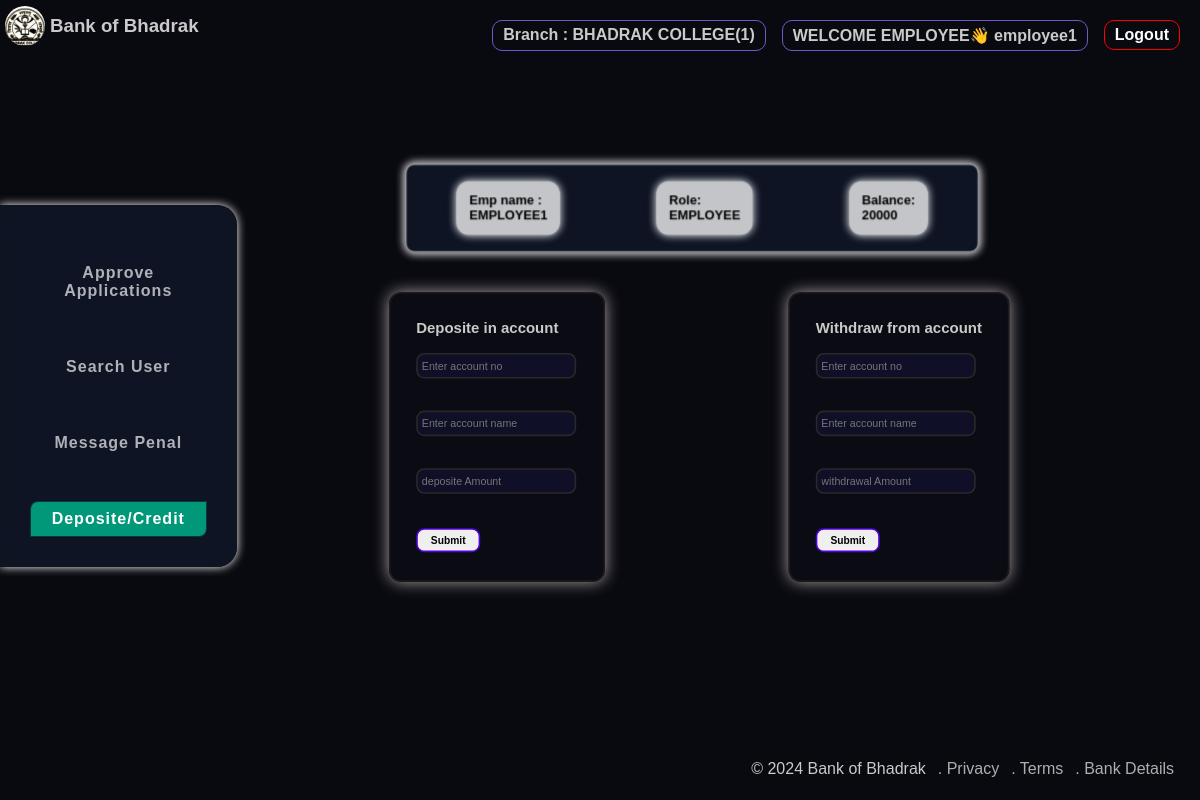
Page /bank/components/staff/depoWithdraw.php (signed in) on the committed database.
### tables this page shows
CREATE TABLE `branch` (
  `id` int(11) NOT NULL,
  `name` varchar(50) NOT NULL,
  `code` varchar(50) NOT NULL
);

CREATE TABLE `staffs` (
  `id` int(11) NOT NULL,
  `sname` varchar(50) NOT NULL,
  `password` varchar(50) NOT NULL,
  `branch` varchar(50) NOT NULL,
  `role` varchar(50) NOT NULL,
  `balance` int(11) NOT NULL
);

### bank/components/staff/depoWithdraw.php (the view, shortened to what this page needs)
<html lang="en">
<head>
    <link rel="stylesheet" href="style.css">
</head>
<?php
            require "db.php";
            $userId=$_SESSION['userId'];
            $sql="SELECT * FROM staffs WHERE sname='$userId'";
            $result=mysqli_query($conn,$sql);
            $row=mysqli_fetch_array($result);
            $name=$row['sname'];
            $branchId=$row['branch'];
            $role=$row['role'];
            $balance=$row['balance'];
            $sqlb="SELECT * FROM branch WHERE id='$branchId';";
            $result=mysqli_query($conn,$sqlb);
            $row=mysqli_fetch_array($result);
            $branchName=$row['name'];
        ?>
<body>
    <nav>
        <div class="logo">
            <a href="#"><img src="/bank/images/logo.jpg" alt=""></a>
            <h3>Bank of Bhadrak</h3>
        </div>
        <div class="icons">
             <ul>
                <li id="welcome" style="cursor:pointer;"> Branch : <?php echo $branchName?>(<?php echo $branchId?>)</li>
                <li id="welcome" style="cursor:pointer;">WELCOME EMPLOYEE👋 <?php echo $userId ?></li>
                <a href="/bank/logout.php">
                    <li id="logout">Logout</li>
                </a>
            </ul>
        </div>
    </nav>
    <main>
        <div class="dashboard">
            <ul class="elem">
                <a href="approve.php">
                    <li>Approve Applications</li>
                </a>
                <a href="employee_dashboard.php">
                    <li >Search User</li>
                </a>
                <a href="message.php">
                    <li>Message Penal</li>
                </a>
                <a href="depoWithdraw.php">
                    <li style="background:#009879; color:white;">Deposite/Credit</li>
                </a>
            </ul>
        </div>
        <div class="hero">
            <div class="column">
                <div class="row">
                    <div>
                        Emp name : <br> <?php echo strtoupper($name) ?>
                    </div>
                </div>
                <div class="row">
                    <div>
                        Role: <br> <?php echo strtoupper($role) ?>
                    </div>
                </div>
                <div class="row">
                    <div>
                        Balance: <br> <?php echo $balance ?>
                    </div>
                </div>
            </div>
            <div class="depoWithdraw">
                <div class="deposite">
                    <form class="form table" action="" method="post">
                        <h3>Deposite in account</h3>
                        <input type="number" name="accno" placeholder="Enter account no" required>
                        <input type="text" name="name" placeholder="Enter account name" required>
                        <input type="number" name="damount" id="damount" placeholder="deposite Amount" required>
                        <button name="deposite">Submit</button>
                    </form>
                </div>
                <div class="withdraw">
                    <form class="form table" action="" method="post">
                        <h3>Withdraw from account</h3>
                        <input type="number" name="accno" placeholder="Enter account no" required>
                        <input type="text" name="name" placeholder="Enter account name" required>
                        <input type="number" name="wamount" id="wamount" placeholder="withdrawal Amount" required>
                        <button name="withdraw">Submit</button>
                    </form>
                </div>
            </div>
        </div>
</body>
<footer style="display:flex; justify-content:flex-end; gap:12px; transform:translateX(-26px);">
            <div>&copy; 2024 Bank of Bhadrak</div>
            <div><a href="/bank/privacy.php">. Privacy</a></div>
            <div><a href="/bank/terms.php">. Terms</a></div>
            <div><a href="/bank/bankDetails.php">. Bank Details</a></div>
    </footer>
</html>

### bank/components/staff/style.css (style rules this page uses)
* { margin:0; padding:0; font-family:'Poppins',sans-serif; }
body { background-color: rgb(9, 9, 16); color:rgb(202, 202, 202); }
nav { display:flex; justify-content: space-between; }
nav .logo { display:flex; align-items: center; }
nav .logo img { height:40px; width:40px; padding:5px; border-radius: 30px; }
main { display:flex; height:80vh; justify-content: space-evenly; align-items: center; }
img { width:50%; }
footer { text-align:center; bottom:0; position:absolute; width:100vw; height:5vh; }
.table { display:flex; flex-direction: column; gap:20px; padding:50px; background-color: rgba(13, 13, 22, 0.737); border:2px solid rgb(28, 26, 26); border-radius: 15px; box-shadow: 0 0 20px rgb(172, 166, 166); }
.hero .table { transform: translateX(-60px); }
a { text-decoration: none; color:rgba(255, 255, 255, 0.676); }
.form { display: flex; flex-direction: column; padding:10px; }
input , select { border:2px solid rgb(43, 40, 40); border-radius: 10px; height:2rem; width:200px; margin-bottom: 20px; padding:0 5px 0 5px; color:white; margin-right: 2px; background-color: rgb(15, 15, 40);; }
button { width:80px; align-self: first baseline; border-radius: 10px; height:30; font-size: 0.8rem; font-weight: 600; margin:3px 0 3px 0; border:2px solid rgb(84, 0, 220); cursor:pointer; transition: all ease 0.2s; }
main { padding:0; margin:0; justify-content: space-between; }
.dashboard { display:flex; margin-top:30px; flex-direction: column; padding:10px; backdrop-filter: blur(16px) saturate(180%); -webkit-backdrop-filter: blur(16px) saturate(180%); background-color: rgba(17, 25, 40, 0.75); box-sizing: border-box; box-shadow: 0 0 10px white; border-top-right-radius:20px ; border-bottom-right-radius: 20px; text-align: center; font-weight: 700; letter-spacing: 1; }
.dashboard .elem { display:flex; flex-direction: column; gap:20px; padding:20px; }
.dashboard .elem li { border-bottom-right-radius: 8px; border-top-left-radius: 8px; }
li { list-style-type: none; margin-top: 20px; }
.elem li { padding:0.5rem; border:1px solid rgba(17, 25, 40, 0.75); }
.hero { display: flex; flex-direction: column; justify-content: center; align-items: center; width:90vw; }
.hero .column { display:flex; gap:10vw; backdrop-filter: blur(16px) saturate(180%); -webkit-backdrop-filter: blur(16px) saturate(180%); background-color: rgba(17, 25, 40, 0.75); border-radius: 12px; border: 2px solid rgba(255, 255, 255, 0.598); box-shadow: 0 0 10px 1px white; padding: 20px; margin-bottom: 20px; width:70%; }
.hero .column .row { display:flex; gap:0.5rem; background-color: rgba(255, 255, 255, 0.758); padding:1rem; border-radius: 16px; box-shadow: 0 0 10px white; color:black; align-items: center; font-weight: 600; cursor: pointer; }
nav .icons { padding-right: 20px; }
nav .icons ul { display: flex; flex-direction: row; gap:1rem; }
nav .icons ul li { padding:5px; border:1px solid white; padding: 5px 10px 5px 10px; }
nav .icons ul li { border-radius: 10px; font-weight: 600; }
nav .icons ul #welcome { border: 1px solid slateblue; }
#logout { color:white; border: 1px solid red; }

### bank/components/staff/depoWithdraw.php (style rules this page uses)
.table { padding: 2rem; align-content: center; }
.column { justify-content: center; align-items: center; scale: 0.8; transform:translateY(60px); }
.depoWithdraw { display: flex; justify-content: space-between; width: 70%; transform: translateX(55px); margin: 20px; }
.deposite , .withdraw { scale:0.8; }
.hero { transform:translateX(-26px); height:60vh; }

### rows in the picture
branch: name "BHADRAK COLLEGE"
staffs: branch "1", sname "EMPLOYEE1", role "EMPLOYEE", balance "20000"

### other values in the picture
$userId "employee1"
